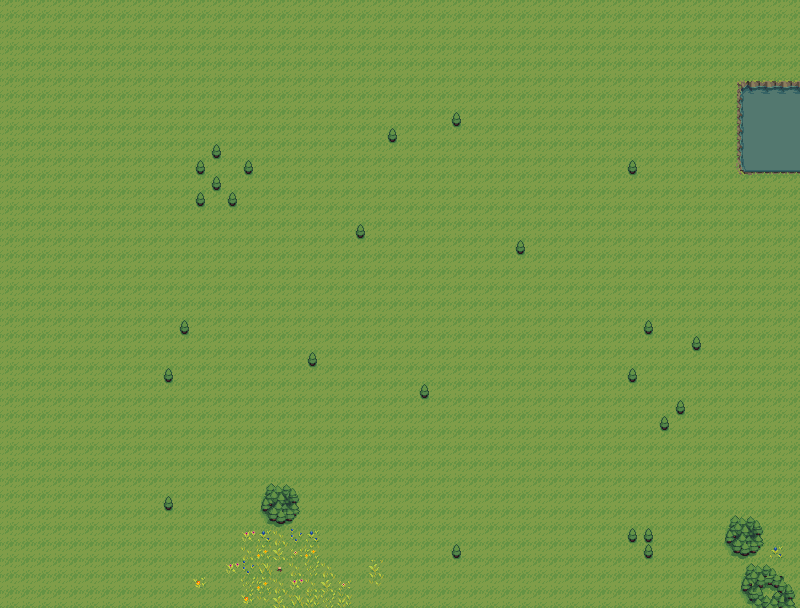

Below is a game level as drawn by its tile map, then a one-line description and the .tmx that defines it (tile-layer data replaced by summaries):
An orthogonal 50x38 tile map with 16x16 px tiles, 4 tile layers (Base, Trees, Water, Structures).

<map version="1.2" tiledversion="1.2.4" orientation="orthogonal" renderorder="right-down" width="50" height="38" tilewidth="16" tileheight="16" infinite="0" nextlayerid="5" nextobjectid="1">
 <tileset firstgid="1" name="evo-default" tilewidth="16" tileheight="16" tilecount="252" columns="12">
  <image source="overworld_tileset_grass.png" width="192" height="336" />
  <tile id="48">
   <properties>
    <property name="collide" type="bool" value="true" />
   </properties>
  </tile>
  <tile id="49">
   <properties>
    <property name="collide" type="bool" value="true" />
   </properties>
  </tile>
  <tile id="50">
   <properties>
    <property name="collide" type="bool" value="true" />
   </properties>
  </tile>
  <tile id="60">
   <properties>
    <property name="collide" type="bool" value="true" />
   </properties>
  </tile>
  <tile id="61">
   <properties>
    <property name="collide" type="bool" value="true" />
   </properties>
  </tile>
  <tile id="62">
   <properties>
    <property name="collide" type="bool" value="true" />
   </properties>
  </tile>
  <tile id="72">
   <properties>
    <property name="collide" type="bool" value="true" />
   </properties>
  </tile>
  <tile id="73">
   <properties>
    <property name="collide" type="bool" value="true" />
   </properties>
  </tile>
  <tile id="74">
   <properties>
    <property name="collide" type="bool" value="true" />
   </properties>
  </tile>
  <tile id="95">
   <properties>
    <property name="collide" type="bool" value="true" />
    <property name="food" type="bool" value="true" />
   </properties>
  </tile>
 </tileset>
 <layer id="1" name="Base" width="50" height="38" locked="1">
  <data>[1900 cells, 1900 non-empty, 14 distinct tile ids]</data>
 </layer>
 <layer id="2" name="Trees" width="50" height="38" locked="1">
  <properties>
   <property name="collide" type="bool" value="true" />
  </properties>
  <data>[1900 cells, 31 non-empty, 2 distinct tile ids]</data>
 </layer>
 <layer id="4" name="Water" width="50" height="38" locked="1">
  <properties>
   <property name="collide" type="bool" value="true" />
  </properties>
  <data>[1900 cells, 24 non-empty, 6 distinct tile ids]</data>
 </layer>
 <layer id="3" name="Structures" width="50" height="38" locked="1">
  <data>[1900 cells, 29 non-empty, 13 distinct tile ids]</data>
 </layer>
</map>
